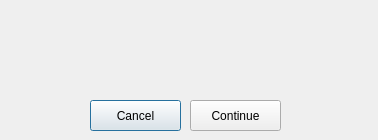
<?xml version="1.0" encoding="UTF-8"?>
<ui version="4.0">
 <class>ConfirmDialog</class>
 <widget class="QDialog" name="ConfirmDialog">
  <property name="geometry">
   <rect>
    <x>0</x>
    <y>0</y>
    <width>378</width>
    <height>140</height>
   </rect>
  </property>
  <property name="windowTitle">
   <string>Are you sure?</string>
  </property>
  <widget class="QLabel" name="messageLabel">
   <property name="geometry">
    <rect>
     <x>20</x>
     <y>20</y>
     <width>331</width>
     <height>61</height>
    </rect>
   </property>
   <property name="text">
    <string/>
   </property>
   <property name="alignment">
    <set>Qt::AlignLeading|Qt::AlignLeft|Qt::AlignVCenter</set>
   </property>
   <property name="wordWrap">
    <bool>true</bool>
   </property>
  </widget>
  <widget class="QPushButton" name="cancelButton">
   <property name="geometry">
    <rect>
     <x>90</x>
     <y>100</y>
     <width>91</width>
     <height>31</height>
    </rect>
   </property>
   <property name="text">
    <string>Cancel</string>
   </property>
  </widget>
  <widget class="QPushButton" name="continueButton">
   <property name="geometry">
    <rect>
     <x>190</x>
     <y>100</y>
     <width>91</width>
     <height>31</height>
    </rect>
   </property>
   <property name="text">
    <string>Continue</string>
   </property>
  </widget>
 </widget>
 <resources/>
 <connections/>
</ui>
